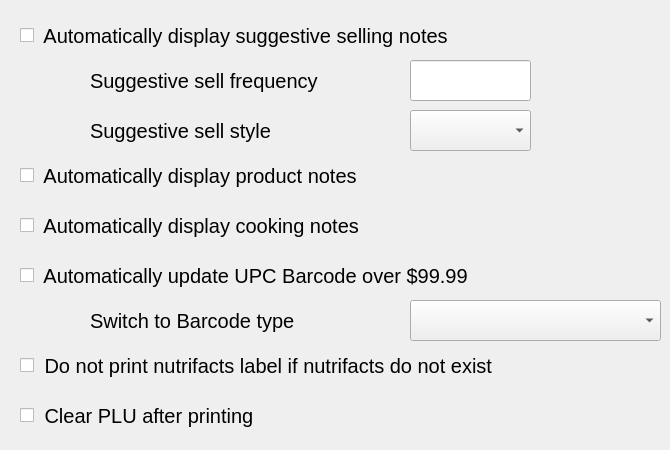
     <widget class="QWidget" name="tab0_1">
      <attribute name="title">
       <string>Content Options</string>
      </attribute>
      <widget class="QCheckBox" name="chkAutoDisplayCookingNotes">
       <property name="geometry">
        <rect>
         <x>20</x>
         <y>200</y>
         <width>481</width>
         <height>51</height>
        </rect>
       </property>
       <property name="sizePolicy">
        <sizepolicy hsizetype="Fixed" vsizetype="Fixed">
         <horstretch>0</horstretch>
         <verstretch>0</verstretch>
        </sizepolicy>
       </property>
       <property name="minimumSize">
        <size>
         <width>481</width>
         <height>51</height>
        </size>
       </property>
       <property name="maximumSize">
        <size>
         <width>481</width>
         <height>41</height>
        </size>
       </property>
       <property name="font">
        <font>
         <pointsize>15</pointsize>
        </font>
       </property>
       <property name="text">
        <string> Automatically display cooking notes</string>
       </property>
      </widget>
      <widget class="QCheckBox" name="chkAutoDisplayProdNotes">
       <property name="geometry">
        <rect>
         <x>20</x>
         <y>150</y>
         <width>481</width>
         <height>51</height>
        </rect>
       </property>
       <property name="sizePolicy">
        <sizepolicy hsizetype="Fixed" vsizetype="Fixed">
         <horstretch>0</horstretch>
         <verstretch>0</verstretch>
        </sizepolicy>
       </property>
       <property name="minimumSize">
        <size>
         <width>481</width>
         <height>51</height>
        </size>
       </property>
       <property name="maximumSize">
        <size>
         <width>481</width>
         <height>41</height>
        </size>
       </property>
       <property name="font">
        <font>
         <pointsize>15</pointsize>
        </font>
       </property>
       <property name="text">
        <string> Automatically display product notes</string>
       </property>
      </widget>
      <widget class="hobart::numericLineEdit" name="txtSuggSellFreq">
       <property name="geometry">
        <rect>
         <x>410</x>
         <y>60</y>
         <width>121</width>
         <height>41</height>
        </rect>
       </property>
       <property name="minimumSize">
        <size>
         <width>121</width>
         <height>0</height>
        </size>
       </property>
       <property name="font">
        <font>
         <pointsize>19</pointsize>
        </font>
       </property>
       <property name="text">
        <string notr="true"/>
       </property>
       <property name="maxLength">
        <number>6</number>
       </property>
      </widget>
      <widget class="QCheckBox" name="chkClearPluAfterPrinting">
       <property name="geometry">
        <rect>
         <x>20</x>
         <y>390</y>
         <width>451</width>
         <height>51</height>
        </rect>
       </property>
       <property name="sizePolicy">
        <sizepolicy hsizetype="Fixed" vsizetype="Fixed">
         <horstretch>0</horstretch>
         <verstretch>0</verstretch>
        </sizepolicy>
       </property>
       <property name="minimumSize">
        <size>
         <width>441</width>
         <height>51</height>
        </size>
       </property>
       <property name="maximumSize">
        <size>
         <width>16777215</width>
         <height>51</height>
        </size>
       </property>
       <property name="font">
        <font>
         <pointsize>15</pointsize>
        </font>
       </property>
       <property name="text">
        <string> Clear PLU after printing</string>
       </property>
      </widget>
      <widget class="QLabel" name="lblSuggSellFreq">
       <property name="geometry">
        <rect>
         <x>90</x>
         <y>60</y>
         <width>351</width>
         <height>41</height>
        </rect>
       </property>
       <property name="minimumSize">
        <size>
         <width>0</width>
         <height>41</height>
        </size>
       </property>
       <property name="font">
        <font>
         <pointsize>15</pointsize>
        </font>
       </property>
       <property name="text">
        <string>Suggestive sell frequency</string>
       </property>
       <property name="alignment">
        <set>Qt::AlignLeading|Qt::AlignLeft|Qt::AlignVCenter</set>
       </property>
      </widget>
      <widget class="QComboBox" name="cboSuggSellStyle">
       <property name="geometry">
        <rect>
         <x>410</x>
         <y>110</y>
         <width>121</width>
         <height>41</height>
        </rect>
       </property>
       <property name="sizePolicy">
        <sizepolicy hsizetype="Fixed" vsizetype="Fixed">
         <horstretch>0</horstretch>
         <verstretch>0</verstretch>
        </sizepolicy>
       </property>
       <property name="minimumSize">
        <size>
         <width>121</width>
         <height>41</height>
        </size>
       </property>
       <property name="maximumSize">
        <size>
         <width>16777215</width>
         <height>41</height>
        </size>
       </property>
       <property name="font">
        <font>
         <pointsize>15</pointsize>
        </font>
       </property>
      </widget>
      <widget class="QCheckBox" name="chkAutoDisplaySuggestiveSelling">
       <property name="geometry">
        <rect>
         <x>20</x>
         <y>10</y>
         <width>581</width>
         <height>51</height>
        </rect>
       </property>
       <property name="sizePolicy">
        <sizepolicy hsizetype="Fixed" vsizetype="Fixed">
         <horstretch>0</horstretch>
         <verstretch>0</verstretch>
        </sizepolicy>
       </property>
       <property name="minimumSize">
        <size>
         <width>481</width>
         <height>51</height>
        </size>
       </property>
       <property name="maximumSize">
        <size>
         <width>581</width>
         <height>51</height>
        </size>
       </property>
       <property name="font">
        <font>
         <pointsize>15</pointsize>
        </font>
       </property>
       <property name="text">
        <string> Automatically display suggestive selling notes</string>
       </property>
      </widget>
      <widget class="QLabel" name="lblSuggSellStyle">
       <property name="geometry">
        <rect>
         <x>90</x>
         <y>110</y>
         <width>351</width>
         <height>41</height>
        </rect>
       </property>
       <property name="minimumSize">
        <size>
         <width>0</width>
         <height>41</height>
        </size>
       </property>
       <property name="font">
        <font>
         <pointsize>15</pointsize>
        </font>
       </property>
       <property name="text">
        <string>Suggestive sell style</string>
       </property>
       <property name="alignment">
        <set>Qt::AlignLeading|Qt::AlignLeft|Qt::AlignVCenter</set>
       </property>
      </widget>
      <widget class="QComboBox" name="cboBarcodeTypeOver99">
       <property name="geometry">
        <rect>
         <x>410</x>
         <y>300</y>
         <width>251</width>
         <height>41</height>
        </rect>
       </property>
       <property name="sizePolicy">
        <sizepolicy hsizetype="Fixed" vsizetype="Fixed">
         <horstretch>0</horstretch>
         <verstretch>0</verstretch>
        </sizepolicy>
       </property>
       <property name="minimumSize">
        <size>
         <width>121</width>
         <height>41</height>
        </size>
       </property>
       <property name="maximumSize">
        <size>
         <width>16777215</width>
         <height>41</height>
        </size>
       </property>
       <property name="font">
        <font>
         <pointsize>15</pointsize>
        </font>
       </property>
      </widget>
      <widget class="QCheckBox" name="chkAutoUpdateUPCBarcodeOver99">
       <property name="geometry">
        <rect>
         <x>20</x>
         <y>250</y>
         <width>591</width>
         <height>51</height>
        </rect>
       </property>
       <property name="sizePolicy">
        <sizepolicy hsizetype="Fixed" vsizetype="Fixed">
         <horstretch>0</horstretch>
         <verstretch>0</verstretch>
        </sizepolicy>
       </property>
       <property name="minimumSize">
        <size>
         <width>421</width>
         <height>51</height>
        </size>
       </property>
       <property name="maximumSize">
        <size>
         <width>701</width>
         <height>41</height>
        </size>
       </property>
       <property name="font">
        <font>
         <pointsize>15</pointsize>
        </font>
       </property>
       <property name="text">
        <string> Automatically update UPC Barcode over $99.99</string>
       </property>
      </widget>
      <widget class="QLabel" name="lblBarcodeType">
       <property name="geometry">
        <rect>
         <x>90</x>
         <y>300</y>
         <width>321</width>
         <height>41</height>
        </rect>
       </property>
       <property name="minimumSize">
        <size>
         <width>0</width>
         <height>41</height>
        </size>
       </property>
       <property name="font">
        <font>
         <pointsize>15</pointsize>
        </font>
       </property>
       <property name="text">
        <string>Switch to Barcode type</string>
       </property>
       <property name="alignment">
        <set>Qt::AlignLeading|Qt::AlignLeft|Qt::AlignVCenter</set>
       </property>
      </widget>
      <widget class="QCheckBox" name="chkDoNotPrintNutrifacts">
       <property name="geometry">
        <rect>
         <x>20</x>
         <y>340</y>
         <width>521</width>
         <height>51</height>
        </rect>
       </property>
       <property name="sizePolicy">
        <sizepolicy hsizetype="Fixed" vsizetype="Fixed">
         <horstretch>0</horstretch>
         <verstretch>0</verstretch>
        </sizepolicy>
       </property>
       <property name="minimumSize">
        <size>
         <width>441</width>
         <height>51</height>
        </size>
       </property>
       <property name="maximumSize">
        <size>
         <width>16777215</width>
         <height>51</height>
        </size>
       </property>
       <property name="font">
        <font>
         <pointsize>15</pointsize>
        </font>
       </property>
       <property name="text">
        <string> Do not print nutrifacts label if nutrifacts do not exist</string>
       </property>
      </widget>
     </widget>
